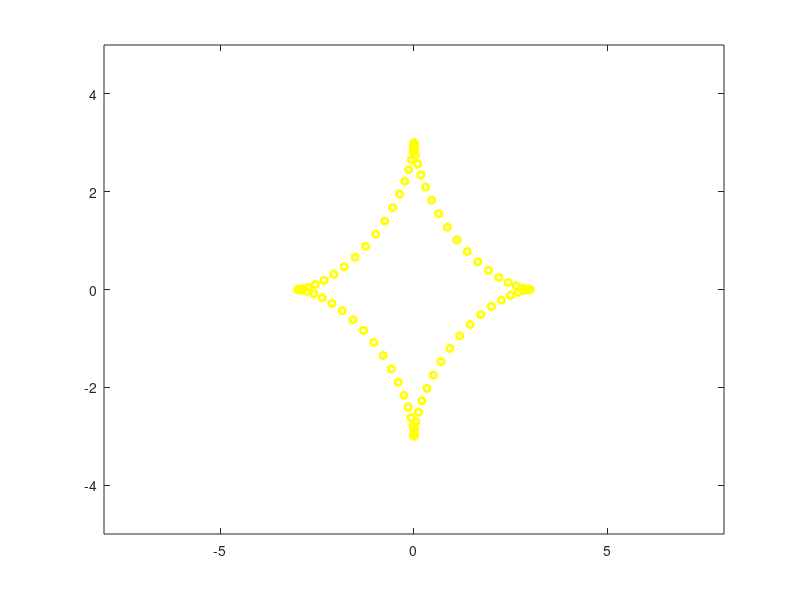

Here is the MATLAB script that generated this plot:
for t=0:0.08:6.4
    x=3*(sin(t))^3;
    y=3*(cos(t))^3;
    %axis equal;
    axis ([-8 8 -5 5]);
    plot(x,y,'h','Color','yellow','LineWidth',2)
    pause(0.3);
    hold on
end
%ngoi_sao_dem_ay
